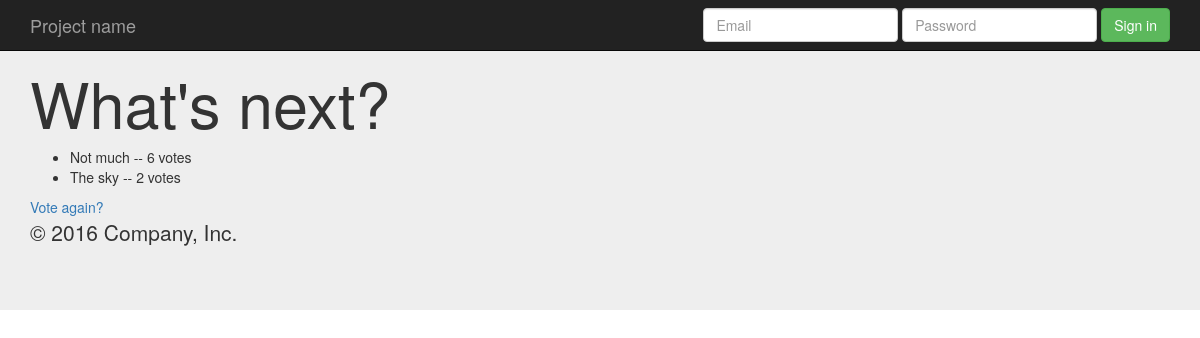
The app's page /polls/1/results/, older data.
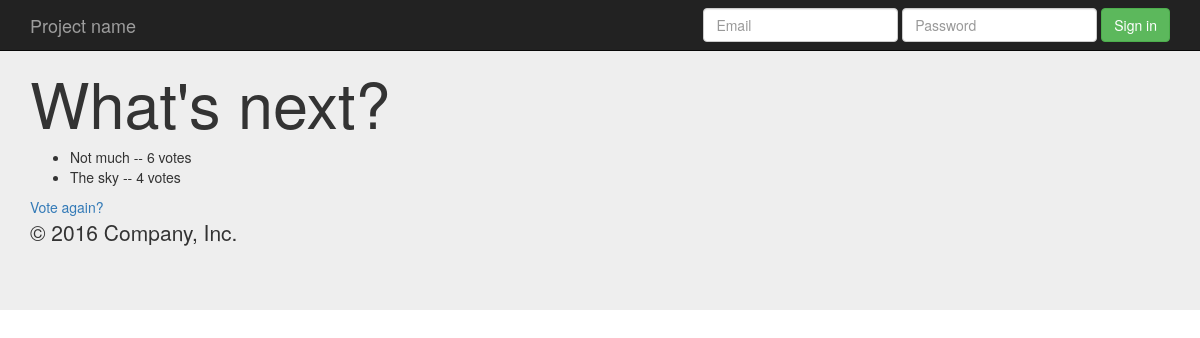
The same page, newer data.
### polls/models.py (models this page shows, shortened)
class Choice(models.Model):
    question = models.ForeignKey(Question, on_delete=models.CASCADE)
    choice_text = models.CharField(max_length=200)
    votes = models.IntegerField(default=0)

### polls/views.py (the view)
# urls.py: url(r'^(?P<pk>[0-9]+)/results/$', views.ResultsView.as_view(), name='results'),
class ResultsView(generic.DetailView):
    model = Question
    template_name = 'polls/results.html'

### polls/templates/polls/results.html
{% extends 'polls/base.html' %}
    {% block main_content %}
      <h1>{{ question.question_text }}</h1>
      <ul>
      {% for choice in question.choice_set.all %}
          <li>{{ choice.choice_text }} -- {{ choice.votes }} vote{{ choice.votes|pluralize }}</li>
      {% endfor %}
      </ul>
      <a href="{% url 'polls:detail' question.id %}">Vote again?</a>
    {% endblock %}

Row changes from the older to the newer data that the page shows:
changed Choice "The sky": votes "2" → "4"
